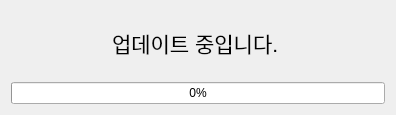
<?xml version="1.0" encoding="UTF-8"?>
<ui version="4.0">
 <class>update_dialog</class>
 <widget class="QDialog" name="update_dialog">
  <property name="geometry">
   <rect>
    <x>0</x>
    <y>0</y>
    <width>396</width>
    <height>115</height>
   </rect>
  </property>
  <property name="windowTitle">
   <string>Dialog</string>
  </property>
  <property name="styleSheet">
   <string notr="true"/>
  </property>
  <layout class="QGridLayout" name="gridLayout">
   <item row="0" column="0">
    <layout class="QVBoxLayout" name="verticalLayout">
     <item>
      <widget class="QLabel" name="update_label">
       <property name="maximumSize">
        <size>
         <width>16777215</width>
         <height>100</height>
        </size>
       </property>
       <property name="font">
        <font>
         <pointsize>16</pointsize>
        </font>
       </property>
       <property name="styleSheet">
        <string notr="true"/>
       </property>
       <property name="text">
        <string>&lt;html&gt;&lt;head/&gt;&lt;body&gt;&lt;p&gt;업데이트 중입니다. &lt;/p&gt;&lt;/body&gt;&lt;/html&gt;</string>
       </property>
       <property name="alignment">
        <set>Qt::AlignCenter</set>
       </property>
      </widget>
     </item>
     <item>
      <widget class="QProgressBar" name="progress_bar">
       <property name="value">
        <number>0</number>
       </property>
      </widget>
     </item>
    </layout>
   </item>
  </layout>
 </widget>
 <resources/>
 <connections/>
</ui>
